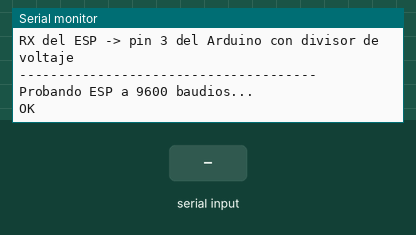
A sketch run on a simulated Arduino Uno, built with avr-gcc and run on an emulated ATmega328P. Shown: the last lines printed to the serial monitor. Inputs (shaded band) come from the test bench. The modem accepts every AT command (registered, SIM ready, sends succeed) and sends nothing else.

Above: at 3.3 s.
3.4 s: "1" received over the second serial link
At 3.7 s:
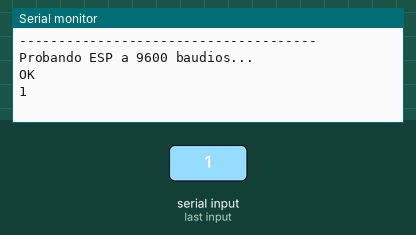
4.9 s: "0" received over the second serial link
At 5.07 s:
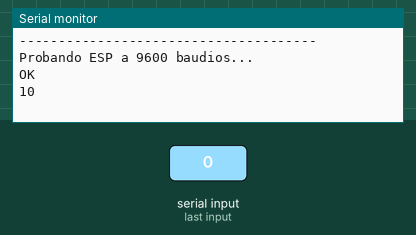

Measured:
- after the input at 3.4 s, the serial monitor: prints a new line at once (image 1)
- after the input at 4.9 s, the serial monitor: prints a new line at once (image 2)

The sketch:

diagnostico_esp8266_baud.ino
```cpp
#include <SoftwareSerial.h>

SoftwareSerial esp8266(2, 3);

long velocidades[] = {9600, 19200, 38400, 57600, 74880, 115200};
int totalVelocidades = 6;

void setup() {
  Serial.begin(9600);
  delay(2000);

  Serial.println("Diagnostico ESP8266 ESP-01");
  Serial.println("Monitor Serial: 9600 baudios");
  Serial.println("TX del ESP -> pin 2 del Arduino");
  Serial.println("RX del ESP -> pin 3 del Arduino con divisor de voltaje");
  Serial.println("--------------------------------------");
}

void loop() {
  for (int i = 0; i < totalVelocidades; i++) {
    long velocidad = velocidades[i];
    esp8266.begin(velocidad);
    delay(500);

    Serial.print("Probando ESP a ");
    Serial.print(velocidad);
    Serial.println(" baudios...");

    esp8266.println("AT");
    leerRespuesta(2500);

    Serial.println("--------------------------------------");
    delay(1000);
  }

  Serial.println("Fin de una vuelta. Repetira las pruebas.");
  delay(3000);
}

void leerRespuesta(unsigned long tiempo) {
  unsigned long inicio = millis();
  bool recibioAlgo = false;

  while (millis() - inicio < tiempo) {
    while (esp8266.available()) {
      char c = esp8266.read();
      Serial.write(c);
      recibioAlgo = true;
    }
  }

  if (!recibioAlgo) {
    Serial.println("Sin respuesta legible.");
  } else {
    Serial.println();
  }
}
```
